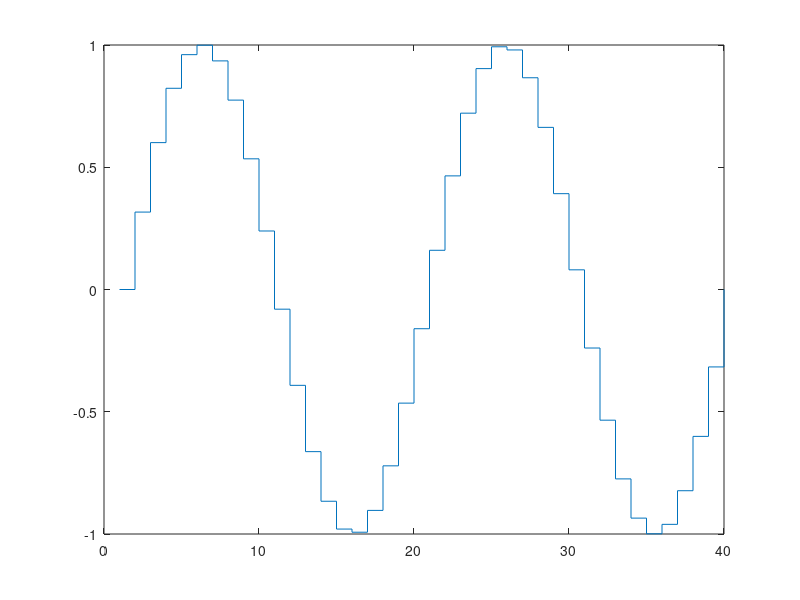
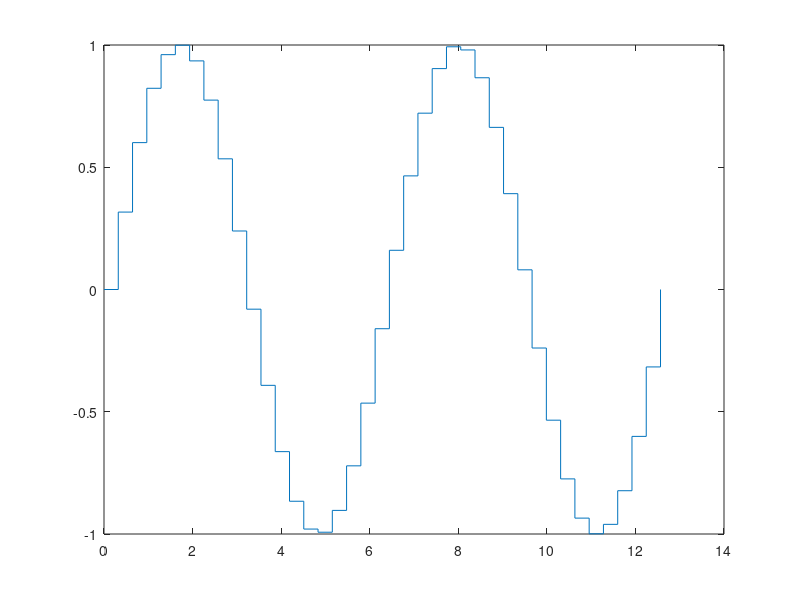

Recreate these plots in MATLAB, in order.
%=============================================================================
% Copyright (c) 2016-present Allan CORNET (Nelson)
%=============================================================================
% This file is part of Nelson.
%=============================================================================
% LICENCE_BLOCK_BEGIN
% SPDX-License-Identifier: LGPL-3.0-or-later
% LICENCE_BLOCK_END
%=============================================================================
% <--WEIGHT 2-->
% <--ADV-CLI MODE-->
%=============================================================================
f = figure();
X = linspace(0, 4 * pi, 40);
Y = sin(X);
stairs(Y)
%=============================================================================
f = figure();
X = linspace(0, 4 * pi, 40);
Y = sin(X);
stairs(X, Y)
close all;
%=============================================================================
